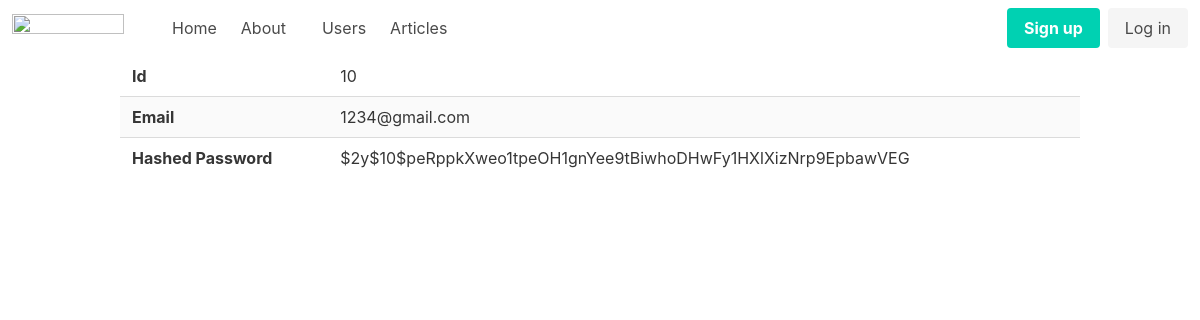
The app's page /admin/users/view?id=10 with its own data.
### tables this page shows
CREATE TABLE users
(
    id       integer
        primary key autoincrement,
    email    text not null
        unique,
    password text not null
);

### helpers.php (called while the page is built, shortened)
<?php
function view($viewName, $vars = []){
    extract($vars);
    include __DIR__ . "/views/$viewName.php";
}

### src/Controllers/UserController.php (called while the page is built, shortened)
<?php
class UserController {
    public function show(){
        $id = $_GET['id'];
        $user = User::find($id);
        view('users/view', compact('user'));
    }
}

### src/DB.php (called while the page is built, shortened)
<?php
class DB {
    private $conn;
    public function __construct(){
        try {
            $this->conn = new PDO("sqlite:db.sqlite");
            $this->conn->setAttribute(PDO::ATTR_ERRMODE, PDO::ERRMODE_EXCEPTION);
        } catch(PDOException $e) {
            echo "Connection failed: " . $e->getMessage();
        }
    }
    public function find($table, $class, $id){
        $stmt = $this->conn->prepare("SELECT * FROM $table WHERE id = $id");
        $stmt->execute();
        return $stmt->fetch();
    }
}

### src/Models/Model.php (called while the page is built, shortened)
<?php
class Model {
    public static $table;
    public static function find($id){
        $db = new DB();
        return $db -> find(static::$table, static::class, $id);
    }
}

### views/users/view.php (the view)
<?php include __DIR__ . '/../partials/header.php' ?>
    <div class="container">
        <table class="table is-striped is-fullwidth">
            <tbody>
                <tr>
                    <th>
                        Id
                    </th>
                    <td>
                        <?=$user->id?>
                    </td>
                </tr>
                <tr>
                    <th>
                        Email
                    </th>
                    <td>
                        <?=$user->email?>
                    </td>
                </tr>
                <tr>
                    <th>
                        Hashed Password
                    </th>
                    <td>
                        <?=$user->password?>
                    </td>
                </tr>
            </tbody>
        </table>
    </div>
<?php include __DIR__ . '/../partials/footer.php' ?>

### records on screen
users: id "10", email "1234@gmail.com", password "$2y$10$peRppkXweo1tpeOH1gnYee9tBiwhoDHwFy1HXlXizNrp9EpbawVEG"
